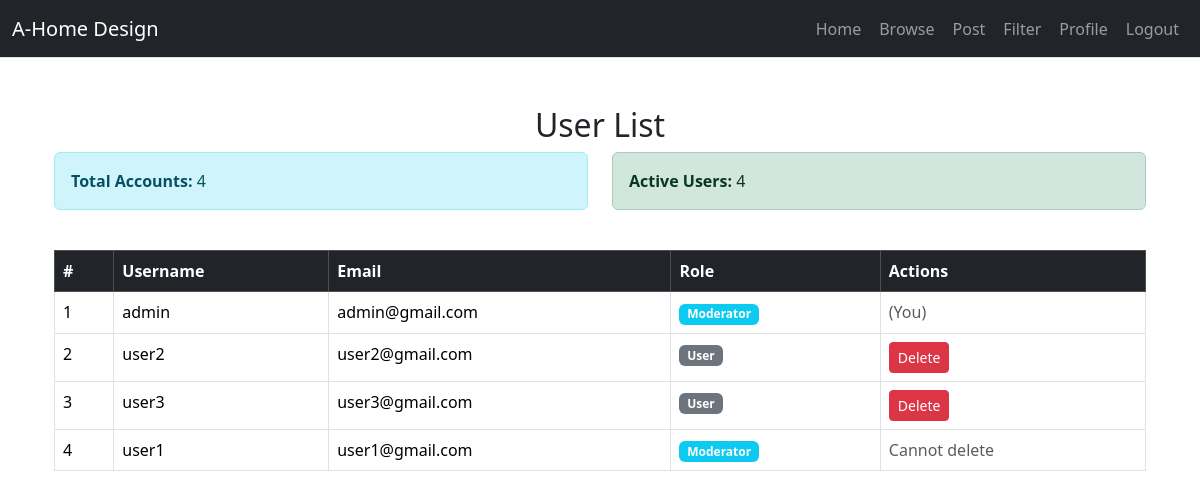
The app's page /dashboard/users/ (signed in) with its own data.
### account/models.py (models this page shows, shortened)
class CustomUser(AbstractUser):
    bio = models.TextField(blank=True, null=True)
    profile_picture = models.ImageField(upload_to='profile_pics/', blank=True, null=True)
    date_of_birth = models.DateField(blank=True, null=True)
    location = models.CharField(max_length=255, blank=True, null=True)
    joined_at = models.DateTimeField(auto_now_add=True)
    is_moderator = models.BooleanField(default=False)

### Admin_Dashboard/views.py (the view)
# urls.py: path('users/', UserListView.as_view(), name='moderator-user-list'),
class UserListView(LoginRequiredMixin,UserPassesTestMixin, ListView):
    model = CustomUser
    template_name = 'dashboard/user_list.html'
    context_object_name = 'users'
    paginate_by = 10
    def test_func(self):
        return self.request.user.is_moderator
    def get_queryset(self):
        return CustomUser.objects.all()
    def get_context_data(self, **kwargs):
        context = super().get_context_data(**kwargs)
        context['total_users'] = CustomUser.objects.count()
        context['active_users'] = CustomUser.objects.filter(is_active=True).count()
        return context

### AHome_app/templates/dashboard/user_list.html (shortened to what this page needs)
{% extends 'pages/base.html' %}
{% block content %}
<div class="container mt-5">
    <h2 class="text-center">User List</h2>
    <div class="row mb-4">
        <div class="col-md-6">
            <div class="alert alert-info" role="alert">
                <strong>Total Accounts:</strong> {{ total_users }}
            </div>
        </div>
        <div class="col-md-6">
            <div class="alert alert-success" role="alert">
                <strong>Active Users:</strong> {{ active_users }}
            </div>
        </div>
    </div>
    {% if users %}
        <table class="table table-bordered table-hover">
            <thead class="table-dark">
                <tr>
                    <th>#</th>
                    <th>Username</th>
                    <th>Email</th>
                    <th>Role</th>
                    <th>Actions</th>
                </tr>
            </thead>
            <tbody>
                {% for user in users %}
                    <tr>
                        <td>{{ forloop.counter }}</td>
                        <td>{{ user.username }}</td>
                        <td>{{ user.email }}</td>
                        <td>
                            {% if user.is_moderator %}
                                <span class="badge bg-info">Moderator</span>
                            {% else %}
                                <span class="badge bg-secondary">User</span>
                            {% endif %}
                        </td>
                        <td>
                            {% if user != request.user and not user.is_moderator %}
                                <a href="{% url 'moderator-user-delete' user.pk %}" class="btn btn-danger btn-sm">Delete</a>
                            {% elif user == request.user %}
                                <span class="text-muted">(You)</span>
                            {% else %}
                                <span class="text-muted">Cannot delete</span>
                            {% endif %}
                        </td>
                    </tr>
                {% endfor %}
            </tbody>
        </table>
    {% else %}
        <p class="text-center text-muted">No users found.</p>
    {% endif %}
</div>
{% endblock %}

### records on screen
CustomUser: username "admin", email "admin@gmail.com", is_moderator "Moderator", shows "(You)"
CustomUser: username "user2", email "user2@gmail.com", is_moderator "User"
CustomUser: username "user3", email "user3@gmail.com", is_moderator "User"
CustomUser: username "user1", email "user1@gmail.com", is_moderator "Moderator"

### other values on screen
{{ total_users }} "4"
{{ active_users }} "4"
